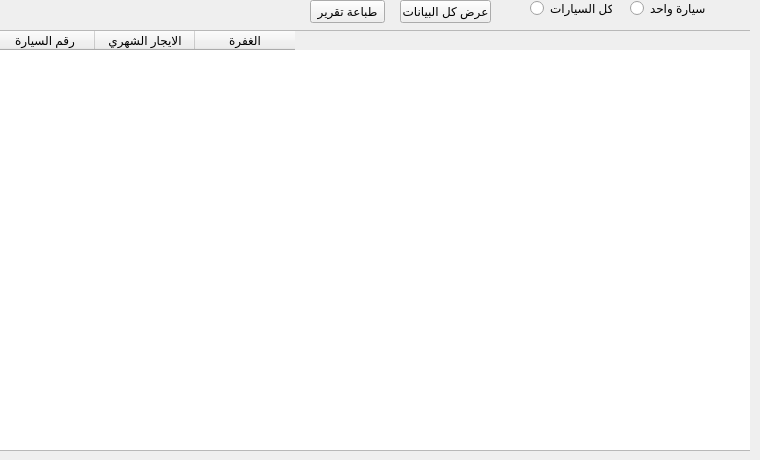
      <widget class="QWidget" name="tab_15">
       <attribute name="title">
        <string>الايجارات</string>
       </attribute>
       <widget class="QGroupBox" name="groupBox_6">
        <property name="geometry">
         <rect>
          <x>-1</x>
          <y>30</y>
          <width>751</width>
          <height>421</height>
         </rect>
        </property>
        <property name="title">
         <string/>
        </property>
        <widget class="QTableWidget" name="tableWidget_6">
         <property name="geometry">
          <rect>
           <x>-5</x>
           <y>0</y>
           <width>761</width>
           <height>421</height>
          </rect>
         </property>
         <column>
          <property name="text">
           <string>رقم السيارة</string>
          </property>
         </column>
         <column>
          <property name="text">
           <string>الايجار الشهري</string>
          </property>
         </column>
         <column>
          <property name="text">
           <string>الغفرة</string>
          </property>
         </column>
        </widget>
       </widget>
       <widget class="QRadioButton" name="radioButton_11">
        <property name="geometry">
         <rect>
          <x>630</x>
          <y>0</y>
          <width>82</width>
          <height>17</height>
         </rect>
        </property>
        <property name="text">
         <string>سيارة واحد</string>
        </property>
       </widget>
       <widget class="QRadioButton" name="radioButton_12">
        <property name="geometry">
         <rect>
          <x>530</x>
          <y>0</y>
          <width>82</width>
          <height>17</height>
         </rect>
        </property>
        <property name="text">
         <string>كل السيارات</string>
        </property>
       </widget>
       <widget class="QPushButton" name="pushButton_12">
        <property name="geometry">
         <rect>
          <x>310</x>
          <y>0</y>
          <width>75</width>
          <height>23</height>
         </rect>
        </property>
        <property name="text">
         <string>طباعة تقرير</string>
        </property>
       </widget>
       <widget class="QPushButton" name="pushButton_13">
        <property name="geometry">
         <rect>
          <x>400</x>
          <y>0</y>
          <width>91</width>
          <height>23</height>
         </rect>
        </property>
        <property name="text">
         <string>عرض كل البيانات</string>
        </property>
       </widget>
      </widget>
